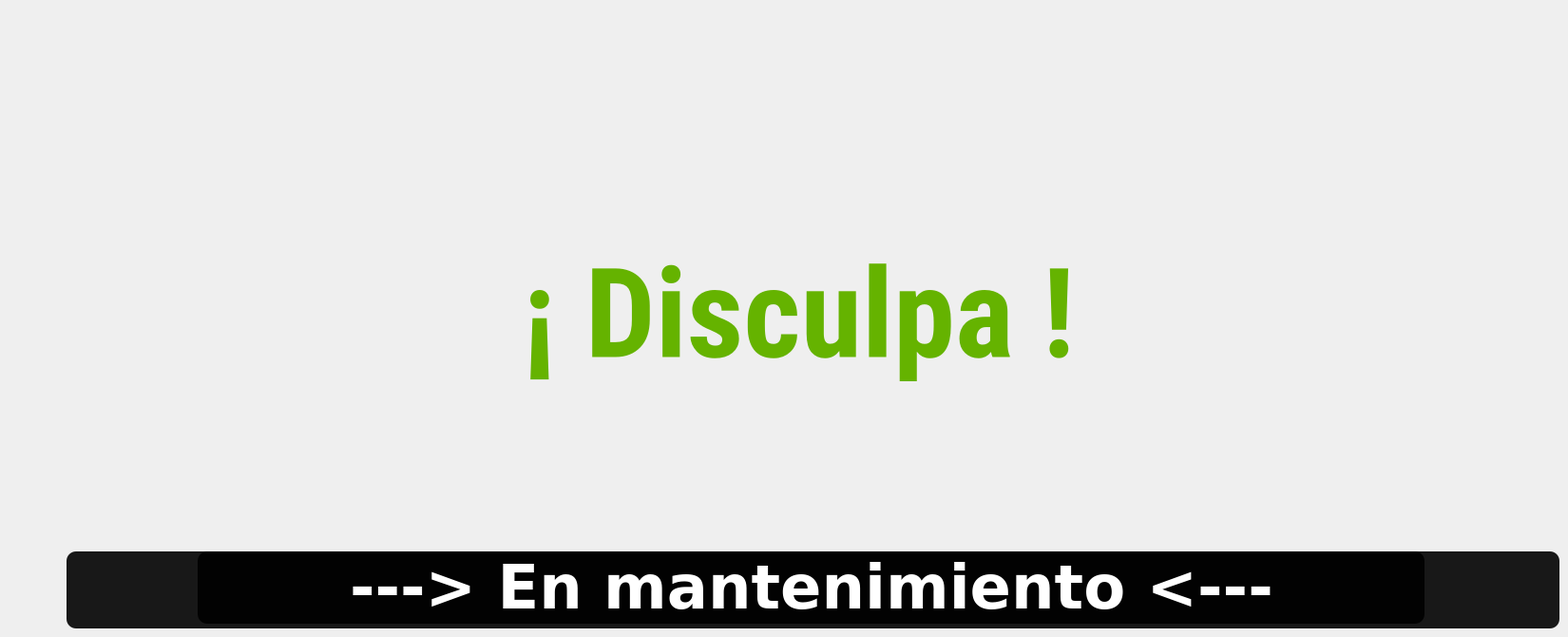
   <widget class="QWidget" name="page_14">
    <widget class="QGroupBox" name="groupBox_25">
     <property name="geometry">
      <rect>
       <x>70</x>
       <y>580</y>
       <width>1571</width>
       <height>81</height>
      </rect>
     </property>
     <property name="styleSheet">
      <string notr="true">background-color: rgba(0, 0, 0, 90%);
border-radius:10%;</string>
     </property>
     <property name="title">
      <string/>
     </property>
     <widget class="QLabel" name="label_90">
      <property name="geometry">
       <rect>
        <x>-29</x>
        <y>-40</y>
        <width>251</width>
        <height>21</height>
       </rect>
      </property>
      <property name="font">
       <font>
        <family>Sans Serif</family>
        <pointsize>16</pointsize>
        <weight>75</weight>
        <italic>false</italic>
        <bold>true</bold>
       </font>
      </property>
      <property name="styleSheet">
       <string notr="true">background-color:transparent;
color:rgb(101, 179, 0)</string>
      </property>
      <property name="text">
       <string/>
      </property>
     </widget>
     <widget class="QWidget" name="layoutWidget_9">
      <property name="geometry">
       <rect>
        <x>138</x>
        <y>0</y>
        <width>1291</width>
        <height>76</height>
       </rect>
      </property>
      <layout class="QGridLayout" name="gridLayout_13">
       <item row="0" column="1">
        <widget class="QLabel" name="label_91">
         <property name="font">
          <font>
           <family>Roboto Condensed</family>
           <pointsize>22</pointsize>
           <weight>75</weight>
           <italic>false</italic>
           <bold>true</bold>
          </font>
         </property>
         <property name="styleSheet">
          <string notr="true">background-color:transparent;
color:rrgb(255, 255, 255);</string>
         </property>
         <property name="lineWidth">
          <number>3</number>
         </property>
         <property name="text">
          <string/>
         </property>
        </widget>
       </item>
       <item row="0" column="0">
        <spacer name="horizontalSpacer_25">
         <property name="orientation">
          <enum>Qt::Horizontal</enum>
         </property>
         <property name="sizeHint" stdset="0">
          <size>
           <width>40</width>
           <height>20</height>
          </size>
         </property>
        </spacer>
       </item>
       <item row="0" column="2">
        <widget class="QLabel" name="avisoInserta_4">
         <property name="font">
          <font>
           <family>DejaVu Sans</family>
           <pointsize>48</pointsize>
           <weight>75</weight>
           <italic>false</italic>
           <bold>true</bold>
          </font>
         </property>
         <property name="styleSheet">
          <string notr="true">background-color:transparent;
color:rgb(255, 255, 255);</string>
         </property>
         <property name="text">
          <string>---&gt;      En mantenimiento     &lt;---</string>
         </property>
        </widget>
       </item>
       <item row="0" column="3">
        <widget class="QLabel" name="label_92">
         <property name="font">
          <font>
           <family>Roboto Condensed</family>
           <pointsize>22</pointsize>
           <weight>75</weight>
           <italic>false</italic>
           <bold>true</bold>
          </font>
         </property>
         <property name="styleSheet">
          <string notr="true">background-color:transparent;
color:rrgb(255, 255, 255);</string>
         </property>
         <property name="lineWidth">
          <number>3</number>
         </property>
         <property name="text">
          <string/>
         </property>
        </widget>
       </item>
       <item row="0" column="4">
        <spacer name="horizontalSpacer_26">
         <property name="orientation">
          <enum>Qt::Horizontal</enum>
         </property>
         <property name="sizeHint" stdset="0">
          <size>
           <width>40</width>
           <height>20</height>
          </size>
         </property>
        </spacer>
       </item>
      </layout>
     </widget>
    </widget>
    <widget class="QLabel" name="label_19">
     <property name="geometry">
      <rect>
       <x>550</x>
       <y>260</y>
       <width>1051</width>
       <height>141</height>
      </rect>
     </property>
     <property name="font">
      <font>
       <family>Roboto Condensed</family>
       <pointsize>98</pointsize>
       <weight>75</weight>
       <bold>true</bold>
      </font>
     </property>
     <property name="styleSheet">
      <string notr="true">background-color:transparent;
color:rgb(101, 179, 0)</string>
     </property>
     <property name="text">
      <string>¡ Disculpa !</string>
     </property>
    </widget>
   </widget>
